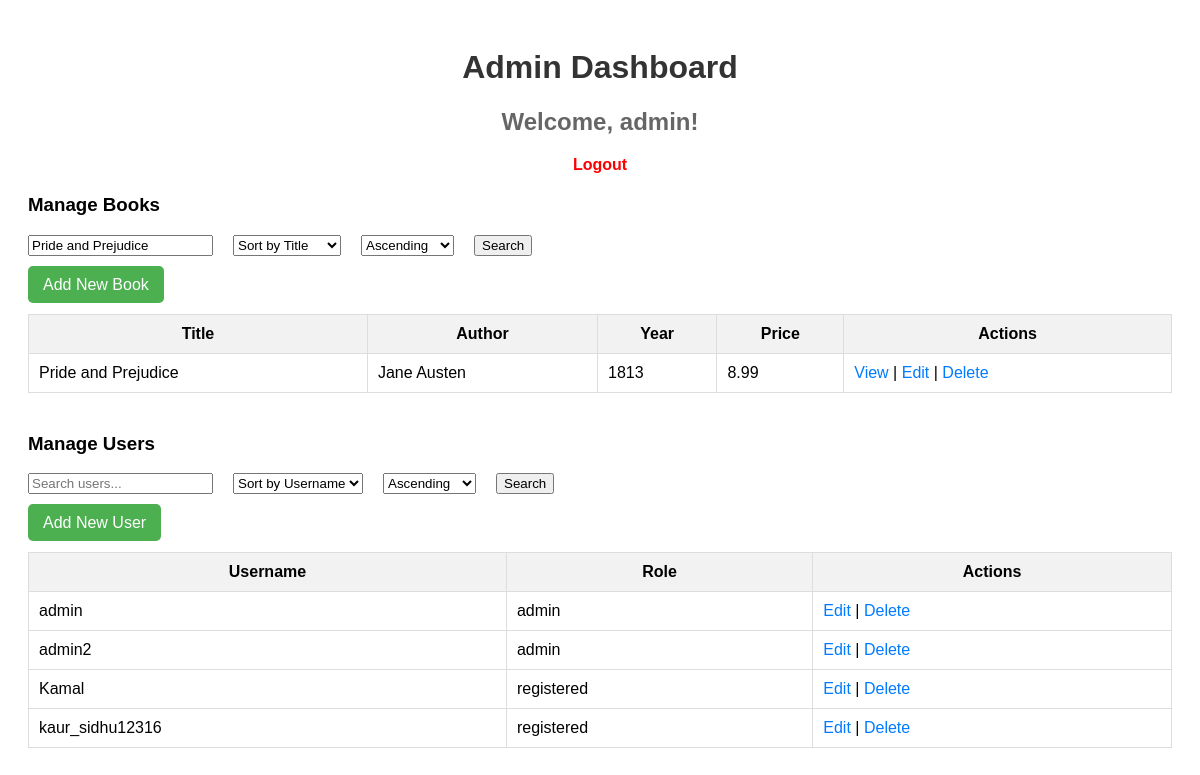
/admin_dashboard.php?book_search=Pride and Prejudice (signed in), run on the app's committed database.
### tables this page shows
CREATE TABLE `books` (
  `book_id` int(11) NOT NULL,
  `title` varchar(255) NOT NULL,
  `author` varchar(255) NOT NULL,
  `publication_year` int(4) NOT NULL,
  `price` decimal(10,2) NOT NULL,
  `image` varchar(255) DEFAULT NULL
);

CREATE TABLE `users` (
  `user_id` int(11) NOT NULL,
  `email` varchar(255) NOT NULL,
  `username` varchar(50) NOT NULL,
  `password` varchar(255) NOT NULL,
  `role` enum('admin','editor','registered','guest') NOT NULL
);

### admin_dashboard.php (the view, shortened to what this page needs)
<?php
require_once 'db_connect.php';
$bookSearch = isset($_GET['book_search']) ? $_GET['book_search'] : '';
$bookSort = isset($_GET['book_sort']) ? $_GET['book_sort'] : 'title';
$bookDirection = isset($_GET['book_direction']) && $_GET['book_direction'] == 'desc' ? 'DESC' : 'ASC';
$userSearch = isset($_GET['user_search']) ? $_GET['user_search'] : '';
$userSort = isset($_GET['user_sort']) ? $_GET['user_sort'] : 'username';
$userDirection = isset($_GET['user_direction']) && $_GET['user_direction'] == 'desc' ? 'DESC' : 'ASC';
$bookQuery = "SELECT * FROM Books WHERE title LIKE :book_search OR author LIKE :book_search ORDER BY $bookSort $bookDirection";
$bookStmt = $pdo->prepare($bookQuery);
$bookStmt->execute([':book_search' => "%$bookSearch%"]);
$userQuery = "SELECT * FROM Users WHERE username LIKE :user_search ORDER BY $userSort $userDirection";
$userStmt = $pdo->prepare($userQuery);
$userStmt->execute([':user_search' => "%$userSearch%"]);
?>
<!DOCTYPE html>
<html lang="en">
<head>
    <link rel="stylesheet" href="admin_dashboard.css">
</head>
<body>
<header>
    <h1>Admin Dashboard</h1>
    <h2>Welcome, <?= htmlspecialchars($_SESSION['username']); ?>!</h2>
    <nav><a href="logout.php" class="logout-btn">Logout</a></nav>
</header>
<div class="container">
    <section class="manage-section">
        <h3>Manage Books</h3>
        <div class="search-sort">
            <form action="" method="get" style="display: flex; gap: 20px;">
                <input type="text" name="book_search" placeholder="Search books..." value="<?= htmlspecialchars($bookSearch) ?>" />
                <select name="book_sort">
                    <option value="title" <?= $bookSort == 'title' ? 'selected' : '' ?>>Sort by Title</option>
                </select>
                <select name="book_direction">
                    <option value="asc" <?= $bookDirection == 'ASC' ? 'selected' : '' ?>>Ascending</option>
                </select>
                <button type="submit">Search</button>
            </form>
        </div>
        <div class="add-links">
            <a href="add_book.php" class="add-link">Add New Book</a>
        </div>
<table class="admin-table">
    <thead>
        <tr><th>Title</th><th>Author</th><th>Year</th><th>Price</th><th>Actions</th></tr>
    </thead>
    <tbody>
        <?php while ($book = $bookStmt->fetch()): ?>
            <tr>
                <td><?= htmlspecialchars($book['title']) ?></td>
                <td><?= htmlspecialchars($book['author']) ?></td>
                <td><?= htmlspecialchars($book['publication_year']) ?></td>
                <td><?= htmlspecialchars($book['price']) ?></td>
                <td>
                    <a href="view_book.php?book_id=<?= $book['book_id'] ?>" class="action-link">View</a> |
                    <a href="edit_book.php?book_id=<?= $book['book_id'] ?>" class="action-link">Edit</a> |
                    <a href="delete_book.php?book_id=<?= $book['book_id'] ?>" class="action-link" onclick="return confirm('Are you sure you want to delete this book?')">Delete</a>
                </td>
            </tr>
        <?php endwhile; ?>
    </tbody>
</table>
    </section>
    <section class="manage-section">
        <h3>Manage Users</h3>
        <div class="search-sort">
            <form action="" method="get" style="display: flex; gap: 20px;">
                <input type="text" name="user_search" placeholder="Search users..." value="<?= htmlspecialchars($userSearch) ?>" />
                <select name="user_sort">
                    <option value="username" <?= $userSort == 'username' ? 'selected' : '' ?>>Sort by Username</option>
                </select>
                <select name="user_direction">
                    <option value="asc" <?= $userDirection == 'ASC' ? 'selected' : '' ?>>Ascending</option>
                </select>
                <button type="submit">Search</button>
            </form>
        </div>
        <div class="add-links">
            <a href="add_user.php" class="add-link">Add New User</a>
        </div>
        <table class="admin-table">
            <thead>
                <tr><th>Username</th><th>Role</th><th>Actions</th></tr>
            </thead>
            <tbody>
                <?php while ($user = $userStmt->fetch()): ?>
                    <tr>
                        <td><?= htmlspecialchars($user['username']) ?></td>
                        <td><?= htmlspecialchars($user['role']) ?></td>
                        <td>
                            <a href="edit_user.php?user_id=<?= $user['user_id'] ?>" class="action-link">Edit</a> |
                            <a href="delete_user.php?user_id=<?= $user['user_id'] ?>" class="action-link" onclick="return confirm('Are you sure you want to delete this user?')">Delete</a>
                        </td>
                    </tr>
                <?php endwhile; ?>
            </tbody>
        </table>
    </section>
</div>
</body>
</html>

### admin_dashboard.css (style rules this page uses)
body { font-family: Arial, sans-serif; padding: 20px; }
header { text-align: center; margin-bottom: 20px; }
h1 { font-size: 2em; color: #333; }
h2 { color: #666; }
nav a.logout-btn { color: red; font-weight: bold; text-decoration: none; }
.container { margin-top: 20px; }
.manage-section { margin-bottom: 40px; }
.add-links { margin-bottom: 20px; }
.add-link { background-color: #4CAF50; color: white; padding: 10px 15px; text-decoration: none; border-radius: 5px; }
.search-sort { margin-bottom: 20px; }
.admin-table { width: 100%; border-collapse: collapse; }
.admin-table th, .admin-table td { padding: 10px; border: 1px solid #ddd; }
.admin-table th { background-color: #f2f2f2; }
.action-link { color: #007BFF; text-decoration: none; }

### data on the page
books: title "Pride and Prejudice", author "Jane Austen", publication_year "1813", price "8.99"
users: username "admin", role "admin"
users: username "admin2", role "admin"
users: username "Kamal", role "registered"
users: username "kaur_sidhu12316", role "registered"

### other printed values
$_SESSION['username'] "admin"
